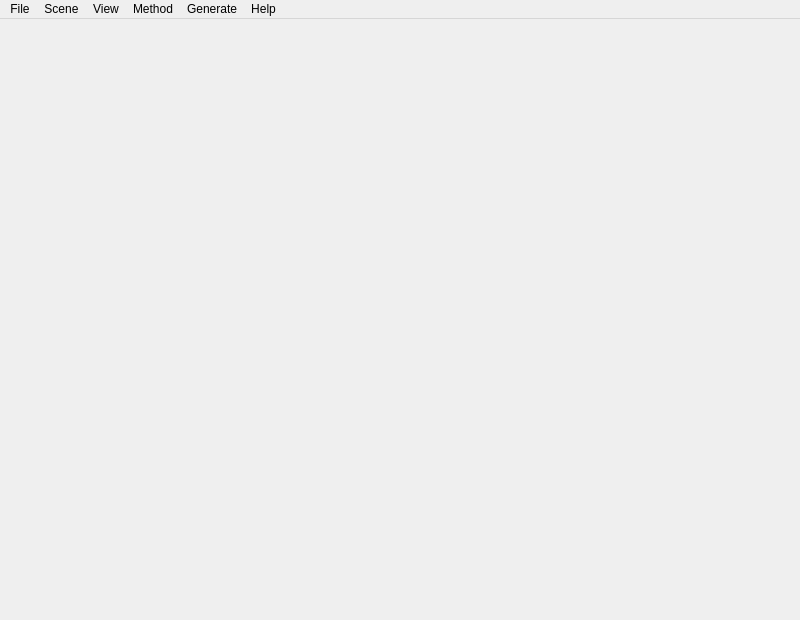
<?xml version="1.0" encoding="UTF-8"?>
<ui version="4.0">
 <class>AppWindowClass</class>
 <widget class="QMainWindow" name="AppWindowClass">
  <property name="geometry">
   <rect>
    <x>0</x>
    <y>0</y>
    <width>800</width>
    <height>620</height>
   </rect>
  </property>
  <property name="minimumSize">
   <size>
    <width>800</width>
    <height>620</height>
   </size>
  </property>
  <property name="windowTitle">
   <string>Motion</string>
  </property>
  <property name="windowIcon">
   <iconset>
    <normaloff>../../Resources/icon.ico</normaloff>../../Resources/icon.ico</iconset>
  </property>
  <property name="documentMode">
   <bool>false</bool>
  </property>
  <widget class="QWidget" name="centralWidget">
   <layout class="QGridLayout" name="gridLayout">
    <item row="1" column="0">
     <widget class="DisplayView" name="displayView" native="true"/>
    </item>
   </layout>
  </widget>
  <widget class="QMenuBar" name="menuBar">
   <property name="geometry">
    <rect>
     <x>0</x>
     <y>0</y>
     <width>800</width>
     <height>26</height>
    </rect>
   </property>
   <widget class="QMenu" name="menuFile">
    <property name="title">
     <string>File</string>
    </property>
    <addaction name="actionNew"/>
    <addaction name="actionOpen"/>
    <addaction name="separator"/>
    <addaction name="actionSave"/>
    <addaction name="actionSave_as"/>
    <addaction name="separator"/>
    <addaction name="actionExit"/>
   </widget>
   <widget class="QMenu" name="menuObject">
    <property name="title">
     <string>Scene</string>
    </property>
    <addaction name="actionCreate_Object"/>
    <addaction name="separator"/>
    <addaction name="actionReshape_Device"/>
    <addaction name="actionMove_Device"/>
    <addaction name="actionUndo_move"/>
    <addaction name="separator"/>
    <addaction name="actionFinish"/>
   </widget>
   <widget class="QMenu" name="menuView">
    <property name="title">
     <string>View</string>
    </property>
    <addaction name="actionDisplay_Minkowski"/>
    <addaction name="actionDisplay_Map"/>
    <addaction name="actionDisplay_path_info"/>
   </widget>
   <widget class="QMenu" name="menuMethod">
    <property name="title">
     <string>Method</string>
    </property>
    <addaction name="actionRapidly_exploring_random_tree"/>
    <addaction name="actionShortest_path_roadmap"/>
    <addaction name="actionVoronoi_map"/>
   </widget>
   <widget class="QMenu" name="menuHelp">
    <property name="title">
     <string>Help</string>
    </property>
    <addaction name="actionAbout"/>
   </widget>
   <widget class="QMenu" name="menuGenerate">
    <property name="title">
     <string>Generate</string>
    </property>
    <addaction name="actionRandom"/>
    <addaction name="actionLabyrinth"/>
    <addaction name="actionPolyLabyrinth"/>
   </widget>
   <addaction name="menuFile"/>
   <addaction name="menuObject"/>
   <addaction name="menuView"/>
   <addaction name="menuMethod"/>
   <addaction name="menuGenerate"/>
   <addaction name="menuHelp"/>
  </widget>
  <action name="actionNew">
   <property name="text">
    <string>New</string>
   </property>
   <property name="shortcut">
    <string>Ctrl+N</string>
   </property>
  </action>
  <action name="actionOpen">
   <property name="text">
    <string>Open...</string>
   </property>
   <property name="shortcut">
    <string>Ctrl+O</string>
   </property>
  </action>
  <action name="actionSave">
   <property name="text">
    <string>Save</string>
   </property>
   <property name="shortcut">
    <string>Ctrl+S</string>
   </property>
  </action>
  <action name="actionCreate_Object">
   <property name="text">
    <string>Create Object</string>
   </property>
   <property name="shortcut">
    <string>Ctrl+W</string>
   </property>
  </action>
  <action name="actionReshape_Device">
   <property name="text">
    <string>Reshape Device</string>
   </property>
  </action>
  <action name="actionDisplay_Minkowski">
   <property name="checkable">
    <bool>true</bool>
   </property>
   <property name="checked">
    <bool>false</bool>
   </property>
   <property name="text">
    <string>Display Minkowski</string>
   </property>
  </action>
  <action name="actionDisplay_Map">
   <property name="checkable">
    <bool>true</bool>
   </property>
   <property name="checked">
    <bool>true</bool>
   </property>
   <property name="text">
    <string>Display roadmap</string>
   </property>
  </action>
  <action name="actionRapidly_exploring_random_tree">
   <property name="checkable">
    <bool>true</bool>
   </property>
   <property name="checked">
    <bool>true</bool>
   </property>
   <property name="text">
    <string>Rapidly-exploring random tree</string>
   </property>
  </action>
  <action name="actionExit">
   <property name="text">
    <string>Exit</string>
   </property>
  </action>
  <action name="actionAbout">
   <property name="icon">
    <iconset>
     <normaloff>../../Resources/motion.ico</normaloff>../../Resources/motion.ico</iconset>
   </property>
   <property name="text">
    <string>About...</string>
   </property>
  </action>
  <action name="actionSave_as">
   <property name="text">
    <string>Save as...</string>
   </property>
  </action>
  <action name="actionFinish">
   <property name="enabled">
    <bool>false</bool>
   </property>
   <property name="text">
    <string>Finish</string>
   </property>
   <property name="shortcut">
    <string>Ctrl+Q</string>
   </property>
  </action>
  <action name="actionMove_Device">
   <property name="text">
    <string>Drag Device</string>
   </property>
  </action>
  <action name="actionVisibility_graph">
   <property name="checkable">
    <bool>true</bool>
   </property>
   <property name="checked">
    <bool>true</bool>
   </property>
   <property name="text">
    <string>Visibility graph</string>
   </property>
  </action>
  <action name="actionShortest_path_roadmap">
   <property name="checkable">
    <bool>true</bool>
   </property>
   <property name="checked">
    <bool>false</bool>
   </property>
   <property name="text">
    <string>Shortest path roadmap</string>
   </property>
  </action>
  <action name="actionVoronoi_map">
   <property name="checkable">
    <bool>true</bool>
   </property>
   <property name="text">
    <string>Voronoi Map</string>
   </property>
  </action>
  <action name="actionRandom">
   <property name="text">
    <string>Random</string>
   </property>
  </action>
  <action name="actionLabyrinth">
   <property name="text">
    <string>Labyrinth</string>
   </property>
  </action>
  <action name="actionPolyLabyrinth">
   <property name="text">
    <string>PolyLabyrinth</string>
   </property>
  </action>
  <action name="actionUndo_move">
   <property name="text">
    <string>Undo move</string>
   </property>
   <property name="shortcut">
    <string>Ctrl+Z</string>
   </property>
  </action>
  <action name="actionDisplay_path_info">
   <property name="checkable">
    <bool>true</bool>
   </property>
   <property name="text">
    <string>Display path info</string>
   </property>
  </action>
 </widget>
 <layoutdefault spacing="6" margin="11"/>
 <customwidgets>
  <customwidget>
   <class>DisplayView</class>
   <extends>QWidget</extends>
   <header>Core/DisplayView.h</header>
  </customwidget>
 </customwidgets>
 <resources/>
 <connections/>
</ui>
